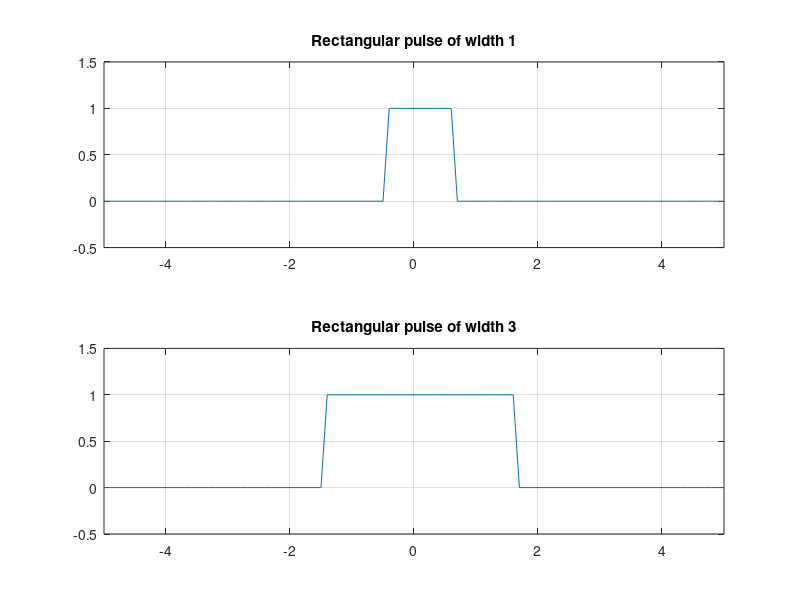

This chart was generated by the following MATLAB code:
t = -5:0.1:5;
x = zeros(size(t)); % x의 값에다 101개의 값을 넣어서 0으로 만듬
y = zeros(size(t));
x(47:57)=1; % 이 구간에 대해 값을 1을 넣어줌 
y(37:67)=1;

subplot(2,1,1), plot(t,x);
axis([-5 5 -0.5 1.5]);
grid; title('Rectangular pulse of width 1');
subplot(2,1,2), plot(t,y);
axis([-5 5 -0.5 1.5]);
grid; title('Rectangular pulse of width 3');